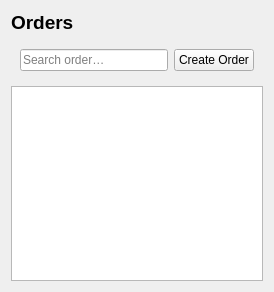
<?xml version="1.0" encoding="UTF-8"?>
<ui version="4.0">
 <class>OrdersPage</class>
 <widget class="QWidget" name="OrdersPage">
  <property name="geometry">
   <rect>
    <x>0</x>
    <y>0</y>
    <width>274</width>
    <height>292</height>
   </rect>
  </property>
  <layout class="QVBoxLayout" name="root">
   <item>
    <widget class="QLabel" name="title">
     <property name="styleSheet">
      <string>font-weight:700; font-size: 14pt;</string>
     </property>
     <property name="text">
      <string>Orders</string>
     </property>
    </widget>
   </item>
   <item>
    <widget class="QFrame" name="Card">
     <layout class="QVBoxLayout" name="filters">
      <item>
       <layout class="QHBoxLayout" name="frow">
        <item>
         <widget class="QLineEdit" name="txtOrderSearch">
          <property name="placeholderText">
           <string>Search order…</string>
          </property>
         </widget>
        </item>
        <item>
         <widget class="QPushButton" name="Primary">
          <property name="text">
           <string>Create Order</string>
          </property>
         </widget>
        </item>
       </layout>
      </item>
     </layout>
    </widget>
   </item>
   <item>
    <widget class="QTableWidget" name="tableOrders"/>
   </item>
  </layout>
 </widget>
 <resources/>
 <connections/>
</ui>
